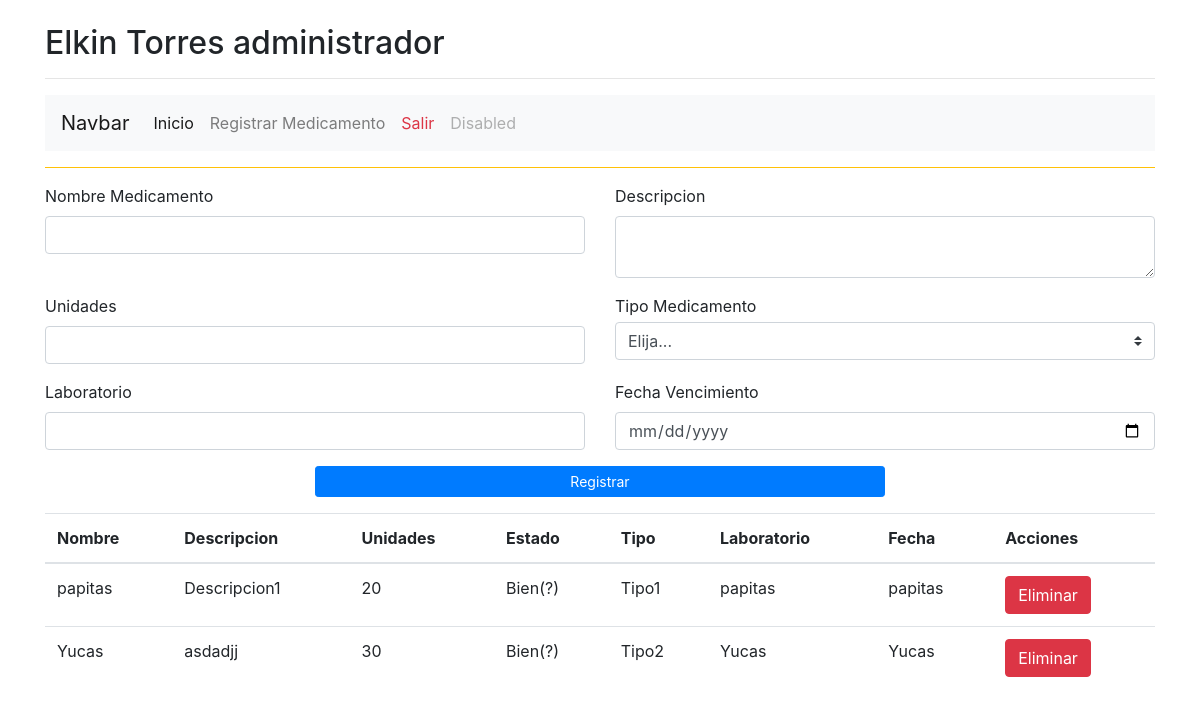
/medicamento/gestion (signed in), run on the app's committed database.
### tables this page shows
CREATE TABLE IF NOT EXISTS `medicamentos` (
  `idMedicamentos` int(11) NOT NULL AUTO_INCREMENT,
  `fechaVencimiento` date DEFAULT NULL,
  `laboratorio` varchar(40) DEFAULT NULL,
  `tipoMedicamento` int(11) DEFAULT NULL,
  `nombreMedicamento` varchar(45) DEFAULT NULL,
  `descripcionMedicamento` varchar(500) NOT NULL,
  `estado` varchar(30) NOT NULL,
  `unidades` int(9) NOT NULL,
  PRIMARY KEY (`idMedicamentos`),
  KEY `tipoMedicamento` (`tipoMedicamento`)
);

CREATE TABLE IF NOT EXISTS `tipomedicamento` (
  `idTipoMedicamento` int(11) NOT NULL AUTO_INCREMENT,
  `tipoMedicamento` varchar(50) NOT NULL,
  PRIMARY KEY (`idTipoMedicamento`)
);

### controllers/medicamentoController.php (called while the page is built, shortened)
<?php
require_once 'models/medicamento.php';
class MedicamentoController
{
  public function gestion()
  {
    $m = new Medicamento();
    $medicamentos = $m->findAll();
    require_once 'views/medicamento/crud.php';
  }
}

### config/db.php (called while the page is built)
<?php
class DataBase
{
  public static function conectar()
  {
    $db = new mysqli('localhost', 'root', '', 'asitad');
    $db->query("SET NAMES 'utf8'");
    return $db;
  }
}

### models/medicamento.php (called while the page is built, shortened)
<?php
class Medicamento
{
  private $db;
  public function __construct()
  {
    $this->db = DataBase::conectar();
  }
  public function findAll()
  {
    $sql = "SELECT * FROM medicamentos INNER JOIN tipomedicamento ON medicamentos.tipoMedicamento = tipomedicamento.idTipoMedicamento";
    $finded = $this->db->query($sql);
    return $finded;
  }
}

### views/medicamento/crud.php (the view, shortened to what this page needs)
<?php require_once 'views/layout/header.php'; ?>
</head>
<body>
  <div class="container mt-4">
    <?php require_once 'views/layout/banner.php'; ?>
    <?php if (isset($_SESSION['registrado'])) : ?>
      <h5 class="text-success text-center">Registrado</h5>
    <?php elseif(isset($_SESSION['eliminado'])) : ?>
      <h5 class="text-warning text-center">Eliminado</h5>
    <?php else : ?>
      <hr class="border-warning">
    <?php endif ?>
    <form action="<?= baseUrl ?>medicamento/registrar" method="POST">
      <div class="row">
        <div class="form-group col-6">
          <label for="nombre">Nombre Medicamento</label>
          <input id="nombre" name="nombre" class="form-control" type="text">
        </div>
        <div class="form-group col-6">
          <label for="descripcion">Descripcion</label>
          <textarea class="form-control" id="descripcion" name="descripcion"></textarea>
        </div>
        <div class="form-group col-6">
          <label for="unidades">Unidades</label>
          <input id="unidades" name="unidades" class="form-control" type="number">
        </div>
        <div class="col-6">
          <span>Tipo Medicamento</span><br>
          <select class="custom-select mr-sm-2 mt-1" name="tipo" id="tipo">
            <option>Elija...</option>
          </select>
        </div>
        <div class="form-group col-6">
          <label for="laboratorio">Laboratorio</label>
          <input id="laboratorio" name="laboratorio" class="form-control" type="text">
        </div>
        <div class="form-group col-6">
          <label for="fecha">Fecha Vencimiento</label>
          <input id="fecha" name="fecha" class="form-control" type="date">
        </div>
        <input type="submit" class="btn btn-primary btn-sm btn-block col-6 offset-3 mb-3" value="Registrar">
      </div>
    </form>
    <table class="table">
      <thead>
        <tr>
          <th scope="col">Nombre</th>
          <th scope="col">Descripcion</th>
          <th scope="col">Unidades</th>
          <th scope="col">Estado</th>
          <th scope="col">Tipo</th>
          <th scope="col">Laboratorio</th>
          <th scope="col">Fecha</th>
          <th scope="col">Acciones</th>
        </tr>
      </thead>
      <tbody>
        <?php while ($med = $medicamentos->fetch_object()) : ?>
          <tr>
            <td><?= $med->nombreMedicamento ?></td>
            <td><?= $med->descripcionMedicamento ?></td>
            <td><?= $med->unidades ?></td>
            <td><?= $med->estado ?></td>
            <td><?= $med->tipoMedicamento ?></td>
            <td><?= $med->nombreMedicamento ?></td>
            <td><?= $med->nombreMedicamento ?></td>
            <td>
              <a href="<?= baseUrl ?>medicamento/eliminar&id=<?= $med->idMedicamentos ?>" class="btn btn-danger">Eliminar</a>
            </td>
          </tr>
        <?php endwhile ?>
      </tbody>
    </table>
  </div>
  <?php require_once 'views/layout/footer.php'; ?>

### views/layout/header.php (shortened to what this page needs)
<!DOCTYPE html>
<html lang="es">
<head>
  <link rel="stylesheet" href="https://stackpath.bootstrapcdn.com/bootstrap/4.3.1/css/bootstrap.min.css">

### index.php (shortened to what this page needs)
<?php
require_once 'config/db.php';
require_once 'views/layout/header.php';
if (isset($_GET['controlador'])) {
  $nombreController = $_GET['controlador'] . 'Controller';
} elseif (!isset($_GET['controlador']) && !isset($_GET['accion'])) {
  $nombreController = controllerDefault;
} else {
  showError();
  exit();
}
if (class_exists($nombreController)) {
  $controller = new $nombreController();
  if (isset($_GET['accion']) && method_exists($controller, $_GET['accion'])) {
    $accion = $_GET['accion'];
    $controller->$accion();
  } elseif (!isset($_GET['controlador']) && !isset($_GET['accion'])) {
    $actionDefault = actionDefault;
    $controller->$actionDefault();
  } else {
    showError();
  }
} else {
  showError();
}

### views/layout/banner.php (shortened to what this page needs)
<h2><?= $_SESSION['userLog']->nombre ?> <?= $_SESSION['userLog']->apellido ?> <?= $_SESSION['userLog']->tipoRol ?></h2>
<hr>
<nav class="navbar navbar-expand-lg navbar-light bg-light">
  <a class="navbar-brand" href="#">Navbar</a>
  <div class="collapse navbar-collapse" id="navbarNavAltMarkup">
    <div class="navbar-nav">
      <a class="nav-item nav-link active" href="<?= baseUrl ?>user/index">Inicio</a>
      <a class="nav-item nav-link" href="<?= baseUrl ?>medicamento/gestion">Registrar Medicamento</a>
      <a class="nav-item nav-link text-danger" href="<?= baseUrl ?>user/logout">Salir</a>
      <a class="nav-item nav-link disabled" href="#" tabindex="-1" aria-disabled="true">Disabled</a>
    </div>
  </div>
</nav>

### views/layout/footer.php (shortened to what this page needs)
</body>
</html>

### data on the page
medicamentos: nombreMedicamento "papitas", descripcionMedicamento "Descripcion1", unidades "20", estado "Bien(?)", tipoMedicamento.tipoMedicamento "Tipo1"
medicamentos: nombreMedicamento "Yucas", descripcionMedicamento "asdadjj", unidades "30", estado "Bien(?)", tipoMedicamento.tipoMedicamento "Tipo2"

### other printed values
$_SESSION['userLog']->nombre "Elkin"
$_SESSION['userLog']->apellido "Torres"
$_SESSION['userLog']->tipoRol "administrador"
